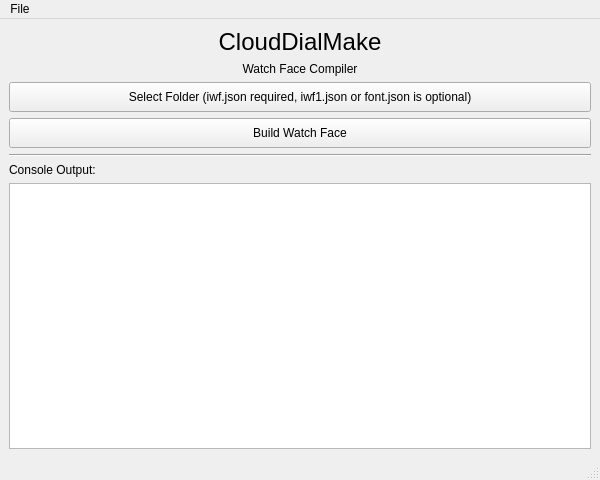
<?xml version="1.0" encoding="UTF-8"?>
<ui version="4.0">
 <class>MainWindow</class>
 <widget class="QMainWindow" name="MainWindow">
  <property name="geometry">
   <rect>
    <x>0</x>
    <y>0</y>
    <width>600</width>
    <height>480</height>
   </rect>
  </property>
  <property name="minimumSize">
   <size>
    <width>600</width>
    <height>480</height>
   </size>
  </property>
  <property name="maximumSize">
   <size>
    <width>600</width>
    <height>480</height>
   </size>
  </property>
  <property name="windowTitle">
   <string>CloudDialMake</string>
  </property>
  <widget class="QWidget" name="centralwidget">
   <layout class="QVBoxLayout" name="verticalLayout">
    <item>
     <widget class="QLabel" name="label">
      <property name="font">
       <font>
        <pointsize>18</pointsize>
       </font>
      </property>
      <property name="text">
       <string>CloudDialMake</string>
      </property>
      <property name="alignment">
       <set>Qt::AlignmentFlag::AlignCenter</set>
      </property>
     </widget>
    </item>
    <item>
     <widget class="QLabel" name="label_2">
      <property name="text">
       <string>Watch Face Compiler</string>
      </property>
      <property name="alignment">
       <set>Qt::AlignmentFlag::AlignCenter</set>
      </property>
     </widget>
    </item>
    <item>
     <widget class="QPushButton" name="pushButtonSelectFolder">
      <property name="minimumSize">
       <size>
        <width>0</width>
        <height>30</height>
       </size>
      </property>
      <property name="maximumSize">
       <size>
        <width>16777215</width>
        <height>30</height>
       </size>
      </property>
      <property name="text">
       <string>Select Folder (iwf.json required, iwf1.json or font.json is optional)</string>
      </property>
     </widget>
    </item>
    <item>
     <widget class="QPushButton" name="pushButtonBuildIwf">
      <property name="minimumSize">
       <size>
        <width>0</width>
        <height>30</height>
       </size>
      </property>
      <property name="maximumSize">
       <size>
        <width>16777215</width>
        <height>30</height>
       </size>
      </property>
      <property name="text">
       <string>Build Watch Face</string>
      </property>
     </widget>
    </item>
    <item>
     <widget class="Line" name="line">
      <property name="orientation">
       <enum>Qt::Orientation::Horizontal</enum>
      </property>
     </widget>
    </item>
    <item>
     <widget class="QLabel" name="label_3">
      <property name="text">
       <string>Console Output:</string>
      </property>
     </widget>
    </item>
    <item>
     <widget class="QPlainTextEdit" name="plainTextEdit">
      <property name="readOnly">
       <bool>true</bool>
      </property>
     </widget>
    </item>
   </layout>
  </widget>
  <widget class="QMenuBar" name="menubar">
   <property name="geometry">
    <rect>
     <x>0</x>
     <y>0</y>
     <width>600</width>
     <height>22</height>
    </rect>
   </property>
   <widget class="QMenu" name="menuFile">
    <property name="title">
     <string>File</string>
    </property>
    <addaction name="actionExit"/>
   </widget>
   <addaction name="menuFile"/>
  </widget>
  <widget class="QStatusBar" name="statusbar"/>
  <action name="actionExit">
   <property name="text">
    <string>Exit</string>
   </property>
  </action>
  <action name="actionAbout_CloudDialMake">
   <property name="text">
    <string>About CloudDialMake</string>
   </property>
  </action>
 </widget>
 <resources/>
 <connections/>
</ui>
